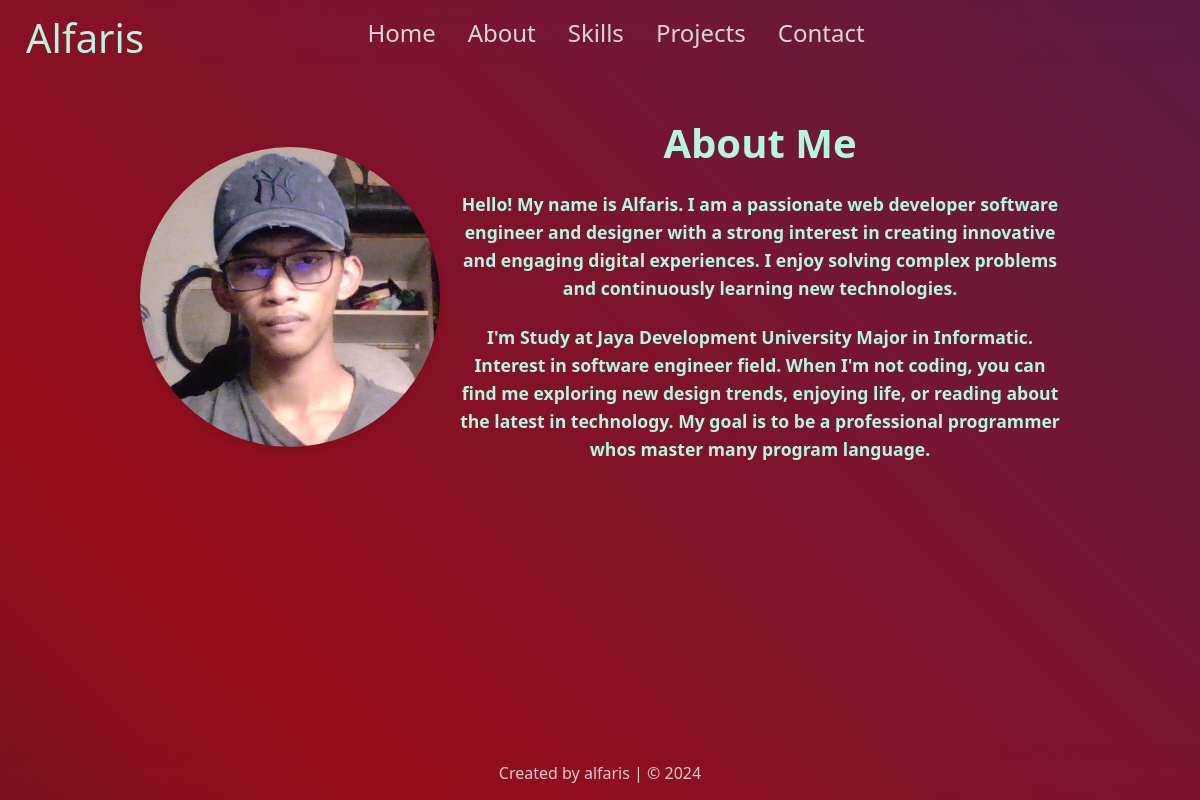
/About.php, run on the app's committed database.
### tables this page shows
CREATE TABLE `about` (
  `about_h2` varchar(255) DEFAULT NULL,
  `about_p1` text DEFAULT NULL,
  `about_p2` text DEFAULT NULL
);

### About.php (the view, shortened to what this page needs)
<!DOCTYPE html>
<html lang="en">
<head>
    <link rel="stylesheet" href="styles.css"/>
    <link href = "https://cdn.jsdelivr.net/npm/bootstrap-icons@1.8.1/font/bootstrap-icons.css" rel="stylesheet"/>
</head>
<body>
    <div class="container first-container">
        <nav class="navbar">
            <div class="nav-content">
                <div class="nama">
                <ul class="nav-items">
                    <h3>Alfaris</h3>
                    <li><a href="index.php">Home</a></li>
                    <li><a href="About.php">About</a></li>
                    <li><a href="skills.php">Skills</a></li>
                    <li><a href="Projects.php">Projects</a></li>
                    <li><a href="contact.php">Contact</a></li>
                </ul>
            </div>
        </nav>
        <section id="about" class="about-section">
            <div class="about-container">
                <div class="profile-image slide-down">
                    <img src="img/WIN_20240925_16_59_56_Pro.jpg" alt="Profile Picture">
                </div>
                <div class="about-text slide-down">
                <?php
                include 'koneksi.php';
                $data = 'SELECT * from about';
                $hasil = $conn->query($data);
                If ($hasil->num_rows > 0) {
                while($row = $hasil->fetch_assoc()){
                echo '
                <h2>'.$row['about_h2'].'<h2>
                <p>'.$row['about_p1'].'</p>
                <p>'.$row['about_p2'].'</p>
                ';
                }
                }
                ?>
                </div>
            </div>
        </section>
        <footer>
            <div class="credit">
                <p>Created by <a>alfaris</a> | &copy; 2024</p>
            </div>
        </footer>
    </div>
</body>
</html>

### styles.css (style rules this page uses)
* { padding: 0; margin: 0; box-sizing: border-box; font-family: system-ui, -apple-system, BlinkMacSystemFont, 'Segoe UI', Roboto, Oxygen, Ubuntu, Cantarell, 'Open Sans', 'Helvetica Neue', sans-serif; }
* body { font-family: system-ui, -apple-system, BlinkMacSystemFont, 'Segoe UI', Roboto, Oxygen, Ubuntu, Cantarell, 'Open Sans', 'Helvetica Neue', sans-serif; background: linear-gradient(135deg, #2b3a1a, #142d30); color: #b2f7e2; display: flex; justify-content: center; align-items: center; height: 100%; overflow-y: auto; }
.first-container { min-height: 100vh; width: 100%; background: linear-gradient(45deg, #192635, #970d1a, #4e204d, #224cb0); background-size: 300% 300%; animation: color 10s ease-in-out infinite; position: absolute; top: 0; left: 0; z-index: 100; }
.navbar { background-color: rgba(255, 255, 255, 0); backdrop-filter: blur(10px); display: flex; justify-content: center; align-items: center; padding: 1rem 2rem; border-radius: 50px; }
.nav-content { display: flex; justify-content: space-between; align-items: center; width: center; }
.nav-items { display: flex; list-style: none; margin: 0; padding: 0; align-items: center; }
.nav-items h3 { font-size: 2.5rem; color: #b2f7e2; font-weight: 400; position: absolute; top: 0; left: 1rem; margin: 10px; }
.nav-items li { margin-left: 2rem; }
.nav-items li a { color: #d7d7d7; text-decoration: none; font-size: 1.5rem; transition: color 0.3s; }
.about-section { display: flex; justify-content: center; align-items: center; padding: 50px 20px; background-color: #f9f9f900; overflow-x: hidden; }
.about-container { display: flex; flex-wrap: wrap; max-width: 1200px; align-items: center; justify-content: center; text-align: left; }
.profile-image { flex: 1; max-width: 300px; margin-right: 20px; text-align: center; opacity: 0; animation: slideInLeft 1s forwards; }
.profile-image img { width: 100%; border-radius: 50%; box-shadow: 0 4px 8px rgba(0, 0, 0, 0.1); }
.about-text { flex: 2; max-width: 600px; }
.about-text h2 { font-size: 2.5rem; margin-bottom: 20px; }
.about-text p { font-size: 1.1rem; line-height: 1.6; margin-bottom: 20px; }
.about-text { opacity: 0; animation: slideInRight 1s forwards; }
h2 { text-align: center; color: #b2f7e2; font-size: 2rem; margin-bottom: 20px; }
footer { text-decoration: none; position: fixed; bottom: 0; width: 100%; text-align: center; padding: 1rem 0; background-color: rgba(65, 55, 55, 0); backdrop-filter: blur(10px); }
footer .credit { text-decoration: none; color: #dacccc; font-size: 1rem; }

### data on the page
about: about_h2 "About Me", about_p1 "Hello! My name is Alfaris. I am a passionate web developer software engineer and designer with a strong interest in creating innovative and engaging digital experiences. I enjoy solving complex problems and continuously learning new technologies.", about_p2 "I'm Study at Jaya Development University Major in Informatic. Interest in software engineer field. When I'm not coding, you can find me exploring new design trends, enjoying life, or reading about the latest in technology. My goal is to be a professional programmer whos master many program language."
